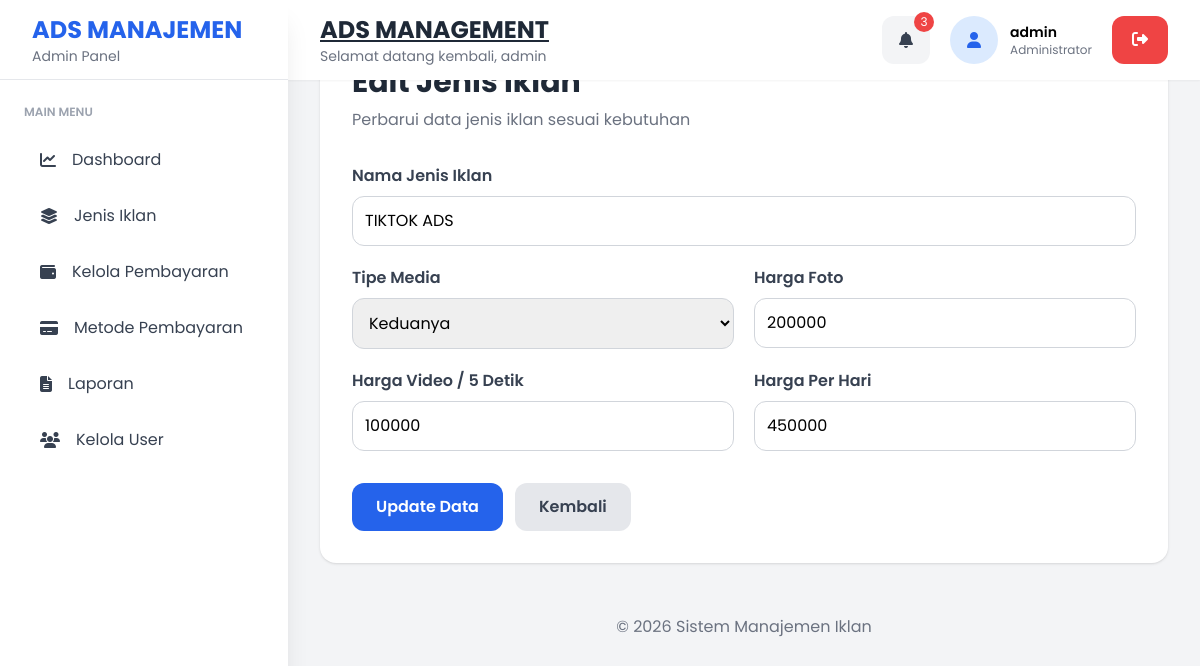
The page /sistem-manajemen-iklan/admin/jenis_iklan/edit.php?id=12 (signed in) on the database its author committed.
### tables this page shows
CREATE TABLE `jenis_iklan` (
  `id` int NOT NULL,
  `nama_jenis` varchar(100) NOT NULL,
  `tipe_media` enum('foto','video','keduanya') NOT NULL,
  `harga_foto` bigint DEFAULT NULL,
  `harga_video_per5detik` bigint DEFAULT NULL,
  `created_at` timestamp NULL DEFAULT CURRENT_TIMESTAMP,
  `harga_per_hari` bigint NOT NULL DEFAULT '0'
);

### sistem-manajemen-iklan/admin/jenis_iklan/edit.php (the view, shortened to what this page needs)
<?php
include "../../config/koneksi.php";
$id = $_GET['id'];
$query = mysqli_query($conn,
    "SELECT * FROM jenis_iklan
     WHERE id='$id'"
);
$data = mysqli_fetch_assoc($query);
?>
<!DOCTYPE html>
<html>
<head>
    <script src="https://cdn.tailwindcss.com"></script>
</head>
<body class="bg-gray-100">
<?php include "../layouts/header.php"; ?>
<?php include "../layouts/sidebar.php"; ?>
<?php include "../layouts/topbar.php"; ?>
<div class="lg:ml-72 pt-24 p-4 lg:p-8">
    <div class="bg-white p-5 lg:p-8 rounded-2xl shadow">
        <div class="mb-8">
            <h2 class="text-2xl lg:text-3xl font-bold text-gray-800">
                Edit Jenis Iklan
            </h2>
            <p class="text-gray-500 mt-2 text-sm lg:text-base">
                Perbarui data jenis iklan sesuai kebutuhan
            </p>
        </div>
        <form method="POST">
            <div class="grid grid-cols-1 lg:grid-cols-2 gap-5">
                <div class="lg:col-span-2">
                    <label class="block mb-2 font-semibold text-gray-700">
                        Nama Jenis Iklan
                    </label>
                    <input type="text"
                           name="nama_jenis"
                           value="<?= $data['nama_jenis']; ?>"
                           class="w-full border border-gray-300 focus:border-blue-500 focus:ring-2 focus:ring-blue-200 outline-none p-3 rounded-xl transition"
                           required>
                </div>
                <div>
                    <label class="block mb-2 font-semibold text-gray-700">
                        Tipe Media
                    </label>
                    <select name="tipe_media"
                            class="w-full border border-gray-300 focus:border-blue-500 focus:ring-2 focus:ring-blue-200 outline-none p-3 rounded-xl transition">
                        <option value="keduanya"
                            <?= $data['tipe_media'] == 'keduanya' ? 'selected' : ''; ?>>
                            Keduanya
                        </option>
                    </select>
                </div>
                <div>
                    <label class="block mb-2 font-semibold text-gray-700">
                        Harga Foto
                    </label>
                    <input type="number"
                           name="harga_foto"
                           value="<?= $data['harga_foto']; ?>"
                           class="w-full border border-gray-300 focus:border-blue-500 focus:ring-2 focus:ring-blue-200 outline-none p-3 rounded-xl transition">
                </div>
                <div>
                    <label class="block mb-2 font-semibold text-gray-700">
                        Harga Video / 5 Detik
                    </label>
                    <input type="number"
                           name="harga_video"
                           value="<?= $data['harga_video_per5detik']; ?>"
                           class="w-full border border-gray-300 focus:border-blue-500 focus:ring-2 focus:ring-blue-200 outline-none p-3 rounded-xl transition">
                </div>
                <div>
                    <label class="block mb-2 font-semibold text-gray-700">
                        Harga Per Hari
                    </label>
                    <input type="number"
                           name="harga_per_hari"
                           value="<?= $data['harga_per_hari']; ?>"
                           class="w-full border border-gray-300 focus:border-blue-500 focus:ring-2 focus:ring-blue-200 outline-none p-3 rounded-xl transition"
                           required>
                </div>
            </div>
            <div class="flex flex-col sm:flex-row gap-3 mt-8">
                <button type="submit"
                        name="update"
                        class="bg-blue-600 hover:bg-blue-700 transition text-white px-6 py-3 rounded-xl font-semibold">
                    Update Data
                </button>
                <a href="index.php"
                   class="bg-gray-200 hover:bg-gray-300 transition text-gray-700 px-6 py-3 rounded-xl font-semibold text-center">
                    Kembali
                </a>
            </div>
        </form>
    </div>
</div>
<?php include "../layouts/footer.php"; ?>
</body>
</html>

### sistem-manajemen-iklan/admin/layouts/header.php (style rules this page uses)
* { font-family: 'Poppins', sans-serif; }
body { background: #f3f4f6; }

### rows shown on the page
jenis_iklan: nama_jenis "TIKTOK ADS", tipe_media "Keduanya", harga_foto "200000", harga_video "100000", harga_per_hari "450000"

### other values the page prints
$_SESSION['nama'] "admin"
$totalNotif "3"
